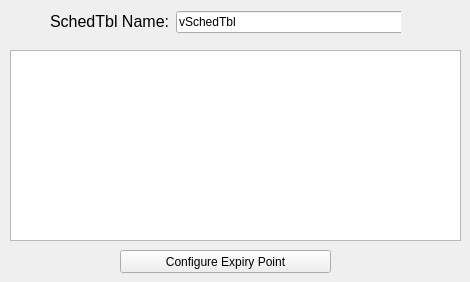
     <widget class="QWidget" name="tab">
      <attribute name="title">
       <string>Schedule Table</string>
      </attribute>
      <widget class="QPushButton" name="btnCfgSchedEp">
       <property name="geometry">
        <rect>
         <x>120</x>
         <y>250</y>
         <width>211</width>
         <height>23</height>
        </rect>
       </property>
       <property name="text">
        <string>Configure Expiry Point</string>
       </property>
      </widget>
      <widget class="QWidget" name="layoutWidget">
       <property name="geometry">
        <rect>
         <x>50</x>
         <y>10</y>
         <width>351</width>
         <height>24</height>
        </rect>
       </property>
       <layout class="QHBoxLayout" name="horizontalLayout_6">
        <item>
         <widget class="QLabel" name="label_28">
          <property name="enabled">
           <bool>true</bool>
          </property>
          <property name="frameShape">
           <enum>QFrame::NoFrame</enum>
          </property>
          <property name="text">
           <string>&lt;!DOCTYPE HTML PUBLIC &quot;-//W3C//DTD HTML 4.0//EN&quot; &quot;http://www.w3.org/TR/REC-html40/strict.dtd&quot;&gt;
&lt;html&gt;&lt;head&gt;&lt;meta name=&quot;qrichtext&quot; content=&quot;1&quot; /&gt;&lt;style type=&quot;text/css&quot;&gt;
p, li { white-space: pre-wrap; }
&lt;/style&gt;&lt;/head&gt;&lt;body style=&quot; font-family:'Monospace'; font-size:12pt; font-weight:400; font-style:normal;&quot;&gt;
&lt;p style=&quot; margin-top:12px; margin-bottom:12px; margin-left:0px; margin-right:0px; -qt-block-indent:0; text-indent:0px;&quot;&gt;SchedTbl Name:&lt;/p&gt;&lt;/body&gt;&lt;/html&gt;</string>
          </property>
         </widget>
        </item>
        <item>
         <widget class="QLineEdit" name="leSchedTblName">
          <property name="enabled">
           <bool>true</bool>
          </property>
          <property name="minimumSize">
           <size>
            <width>231</width>
            <height>0</height>
           </size>
          </property>
          <property name="text">
           <string>vSchedTbl</string>
          </property>
         </widget>
        </item>
       </layout>
      </widget>
      <widget class="QPlainTextEdit" name="pteSchedTblInfo">
       <property name="geometry">
        <rect>
         <x>10</x>
         <y>50</y>
         <width>451</width>
         <height>191</height>
        </rect>
       </property>
      </widget>
     </widget>
